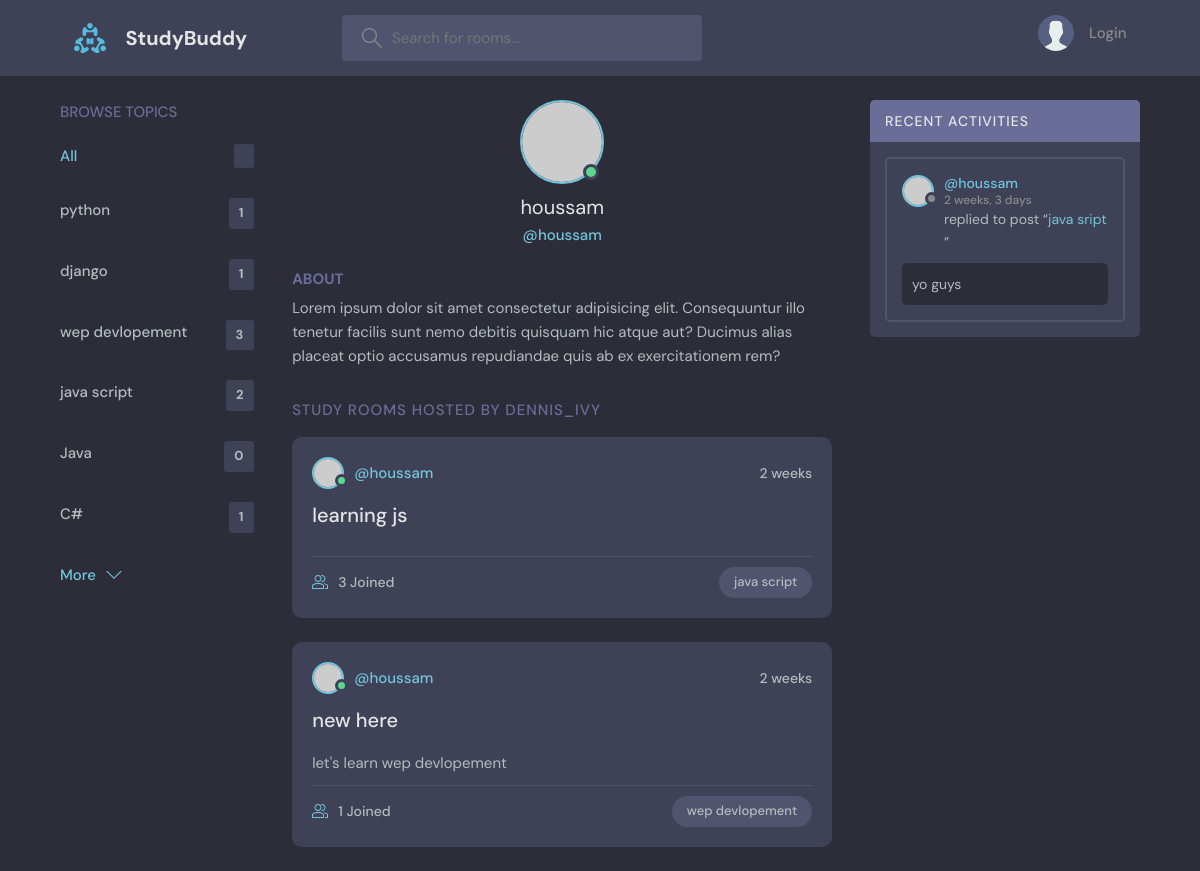
Screenshot of /profile/3/ with the database file from the repository.
### base/models.py (models this page shows)
class Topic(models.Model):
    name = models.CharField(max_length=200)
    def __str__(self):
        return self.name

class Room(models.Model):
    host = models.ForeignKey(User, on_delete=models.SET_NULL , null=True)
    topic= models.ForeignKey(Topic , on_delete=models.SET_NULL ,null= True)
    name = models.CharField(max_length= 200)
    descripation = models.TextField(null= True , blank= True)
    participants = models.ManyToManyField(User , related_name='participants' , blank=True)
    update = models.DateTimeField(auto_now= True)
    created = models.DateTimeField(auto_now_add=True)
    class Meta:
        ordering = ['-update','-created']
    def __str__(self):
        return self.name

class Message(models.Model):
    user = models.ForeignKey(User , on_delete=models.CASCADE)
    room = models.ForeignKey(Room , on_delete=models.CASCADE)
    update = models.DateTimeField(auto_now= True)
    created = models.DateTimeField(auto_now_add=True)
    body = models.TextField()
    class Meta:
        ordering = ['-update','-created']
    def __str__ (self):
        return self.body[0:50]

### base/views.py (the view)
# urls.py: path('profile/<str:pk>/',views.profileinfo , name = 'profile'),
def profileinfo(request , pk):
    user = User.objects.get(id = pk)
    room = user.room_set.all()
    topics = Topic.objects.all()
    messagefeed = user.message_set.all()
    context={'user':user , 'room':room ,'topics':topics ,'messagefeed':messagefeed}
    return render(request , 'base/profile.html' , context)

### base/templates/base/profile.html (shortened to what this page needs)
{% extends 'main.html'%}
{% block content %}
  <main class="profile-page layout layout--3">
    <div class="container">
        {%include 'base/topicscomp.html' %}
      <div class="roomList">
        <div class="profile">
          <div class="profile__avatar">
            <div class="avatar avatar--large active">
              <img src="https://randomuser.me/api/portraits/men/11.jpg" />
            </div>
          </div>
          <div class="profile__info">
            <h3>{{user.username}}</h3>
            <p>@{{user.username}}</p>
          </div>
          <div class="profile__about">
            <h3>About</h3>
            <p>
              Lorem ipsum dolor sit amet consectetur adipisicing elit. Consequuntur illo tenetur
              facilis sunt nemo debitis quisquam hic atque aut? Ducimus alias placeat optio
              accusamus repudiandae quis ab ex exercitationem rem?
            </p>
          </div>
        </div>
        <div class="roomList__header">
          <div>
            <h2>Study Rooms Hosted by dennis_ivy</a>
            </h2>
          </div>
        </div>
        {% for room in room%}
        <div class="roomListRoom">
          <div class="roomListRoom__header">
            <a href="{% url 'profile' user.id %}" class="roomListRoom__author">
              <div class="avatar avatar--small active">
                <img src="https://randomuser.me/api/portraits/men/11.jpg" />
              </div>
              <span>@{{user.username}}</span>
            </a>
            <div class="roomListRoom__actions">
              <span>{{room.created|timesince}}</span>
            </div>
          </div>
          <div class="roomListRoom__content">
            <a href="{% url 'room' room.id %}">{{room.name}}</a>
            <p>
              {{room.descripation}}
            </p>
          </div>
          <div class="roomListRoom__meta">
            <a class="roomListRoom__joined">
              {{room.participants.count}} Joined
            </a>
            <p class="roomListRoom__topic">{{room.topic}}</p>
          </div>
        </div>
        {% endfor %}
      </div>
      {% include 'base/activaty.html'%}
    </div>
  </main>
{% endblock content %}

### base/templates/base/topicscomp.html
<div class="topics">
  <a href="{% url 'topic' %} ">
    <div class="topics__header">
      <h2>Browse Topics</h2>
    </div>
  </a>
    <ul class="topics__list">
      <li>
        <a href="{% url 'home'%}" class="active">All <span>{{allroom_count}}</span></a>
      </li>
      {% for topic in topics %}
      <li>
        <a href="{%url 'home'%}?q={{topic.name}}">{{topic.name}} <span>{{topic.room_set.all.count}}</span></a>
      </li>
      {% endfor %}
    </ul>
    <a class="btn btn--link" href="{% url 'topic'%}">
      More
      <svg version="1.1" xmlns="http://www.w3.org/2000/svg" width="32" height="32" viewBox="0 0 32 32">
        <title>chevron-down</title>
        <path d="M16 21l-13-13h-3l16 16 16-16h-3l-13 13z"></path>
      </svg>
    </a>
  </div>

### base/templates/base/activaty.html (shortened to what this page needs)
{% load static %}
<div class="activities">
    <div class="activities__header">
      <h2>Recent Activities</h2>
    </div>
    {%for mess in messagefeed%}
    <div class="activities__box">
      <div class="activities__boxHeader roomListRoom__header">
        <a href="{% url 'profile' mess.user.id %}" class="roomListRoom__author">
          <div class="avatar avatar--small">
            <img src="https://randomuser.me/api/portraits/women/11.jpg" />
          </div>
          <p>
            @{{mess.user}}
            <span>{{mess.created|timesince}}</span>
          </p>
        </a>
      </div>
      <div class="activities__boxContent">
        <p>replied to post “<a href="{% url 'room' mess.room.id %}">{{mess.room}}</a>”</p>
        <div class="activities__boxRoomContent">
          {{mess}}
        </div>
      </div>
    </div>
    {% endfor %}
  </div>

### rows the page displays
Topic: name "python", room_set.all.count "1"
Topic: name "django", room_set.all.count "1"
Topic: name "wep devlopement", room_set.all.count "3"
Topic: name "java script", room_set.all.count "2"
Topic: name "Java", room_set.all.count "0"
Topic: name "C#", room_set.all.count "1"
Room: created "2 weeks", name "learning js", participants.count "3", topic "java script"
Room: created "2 weeks", name "new here", descripation "let's learn wep devlopement", participants.count "1", topic "wep devlopement"
Message: user "houssam", created "2 weeks, 3 days", room "java sript", body "yo guys"

### other values shown
{{ user.username }} "houssam"
